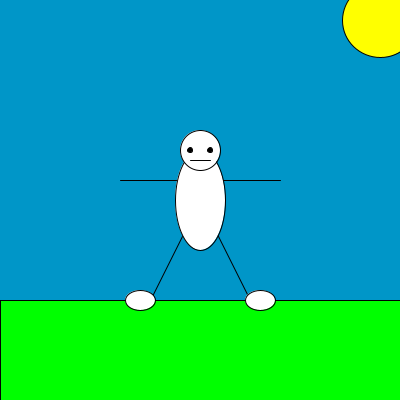
Frame 1 (no input)
Frame 60 (the mouse pressed at the canvas centre just before this capture): identical to frame 1, image omitted
Frame 120 (the mouse held since frame 60 and released just before this capture): identical to frame 1, image omitted

The Processing sketch that drew this single still picture (run headless with seeded random() and noise(); from frame 60 on, the mouse is pressed at the canvas centre):

// Processing sketch: drawMan
// ── drawMan.pde

void setup(){
size(400,400);
background(0,150,200);
drawLandscape();
drawArms();
drawLegs();
drawBody();
drawFace();

}

void draw(){
}

void drawLandscape(){
  drawSun();
  drawGround();
}

void drawGround(){
  fill(0,255,0);
  rect(0,height-100,width,height);
  fill(255);
}

void drawFace(){
  ellipse(width/2,height/2-50,40,40);
  drawEyes();
  drawMouth();
}

void drawMouth(){
  line(width/2-10,height/2-40,width/2+10,height/2-40);
}

void drawEyes(){
  fill(0);
  ellipse(width/2-10,height/2-50,5,5);
  ellipse(width/2+10,height/2-50,5,5);
}

void drawBody(){
  ellipse(width/2,height/2,50,100);
}

void drawLegs(){
   line(width/2,height/2,150,height-100);
   line(width/2,height/2,width-150,height-100);
   drawFeet();
}
void drawArms(){
  line(120,height/2-20,width-120,height/2-20);
}

void drawFeet(){
  ellipse(140,height-100,30,20);
  ellipse(width-140,height-100,30,20);
}

void drawSun(){
  fill(255,255,0);
  ellipse(width-20,20,75,75);
  
}
